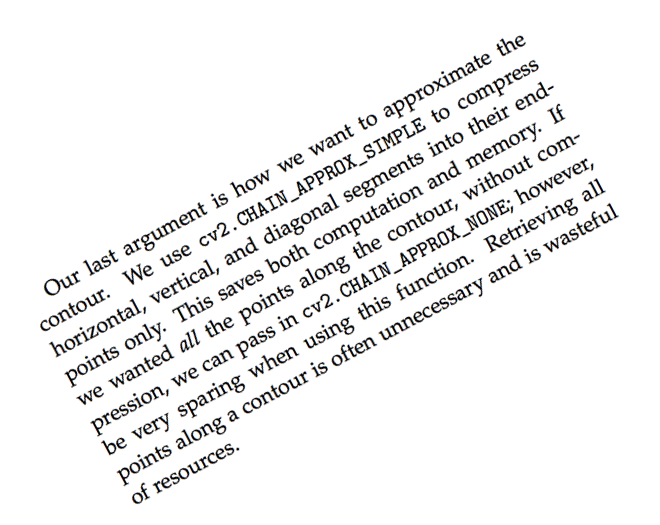
#> input picture trabalho3/images/neg_28.png, 660 x 525 px, found by its file name; its folder holds only this picture in this run
$ python alinhar.py images/neg_28.png images/neg_4.png images/pos_24.png   (older library calls are emulated)
#> lines starting #> are read from the running program, lines starting #| are printed output that depends on the picture; after the words box and inside, x2 and y2 are one past the last pixel; in counts of white or black regions, pixels touching at a corner belong together
from PIL import Image
import numpy as np
import cv2
import sys
import matplotlib.pyplot as plt

def carregar_imagem(nome):
    img = Image.open(f'images/{nome}').convert('L')
    img = np.array(img)
    return img


# [4 lines left out: function salvar_imagem, not called in this run]


def salvar_histograma_projecao(imagem_bin, modo, nome_hist):
    projecao = np.sum(imagem_bin, axis=1)
    plt.figure()
    plt.plot(projecao, color='black')
    plt.title(f'Projeção Horizontal - {nome_hist}')
    plt.xlabel('Linha (y)')
    plt.ylabel('Soma dos pixels')
    plt.tight_layout()
    plt.savefig(f'images/outputs/{modo}/{nome_hist}.png')
    plt.close()
    return


# [81 lines left out: functions salvar_linhas_hough, calcular_threshold_dinamico, encontrar_angulo_projecao, encontrar_angulo_hough, rotacionar, not called in this run]

def main():
    if len(sys.argv) != 4:
        print("Uso: python alinhar.py imagem_entrada.png modo imagem_saida.png")
        sys.exit(1)

    entrada = sys.argv[1]
    modo = sys.argv[2].lower()
    saida = sys.argv[3]

    nome_base = entrada.replace('.png', '')

    img_cinza = carregar_imagem(entrada)
    img_bin = np.where(img_cinza > 127, 255, 0).astype(np.uint8)
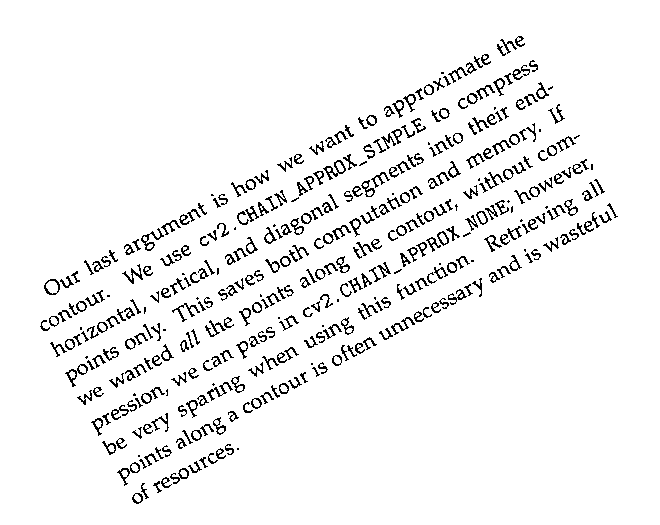
#> img_bin: shape (525, 660); 94.6% white; black in thin lines or dots, all inside (x1, y1, x2, y2) = (40, 36, 618, 504)
    img_bin_aux = img_bin.copy()

    salvar_histograma_projecao(img_bin, modo, f"{nome_base}_hist_original")
#> in salvar_histograma_projecao, `projecao = np.sum(imagem_bin, axis=1)`: projecao = 525 values, max 168300 at index 0, min 142035 at index 234, mean 159153.5
#> in salvar_histograma_projecao, `plt.savefig(f'images/outputs/{modo}/{nome_hist}.png')`:
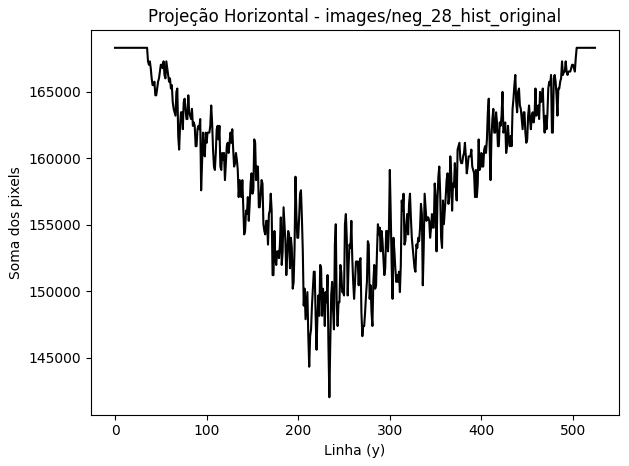
#> figure drawn by matplotlib, 1 panel; curve peaks at x = 0, y = 168300

    if modo == "projecao":
        angulo = encontrar_angulo_projecao(img_bin)
    elif modo == "hough":
        angulo = encontrar_angulo_hough(img_bin, modo, nome_base)
    else:
        print("Modo inválido. Use 'projecao' ou 'hough'.")
#> (the run stopped early here; a loop or call above may not have finished)

$ run again, on trabalho3/images/sample2.png
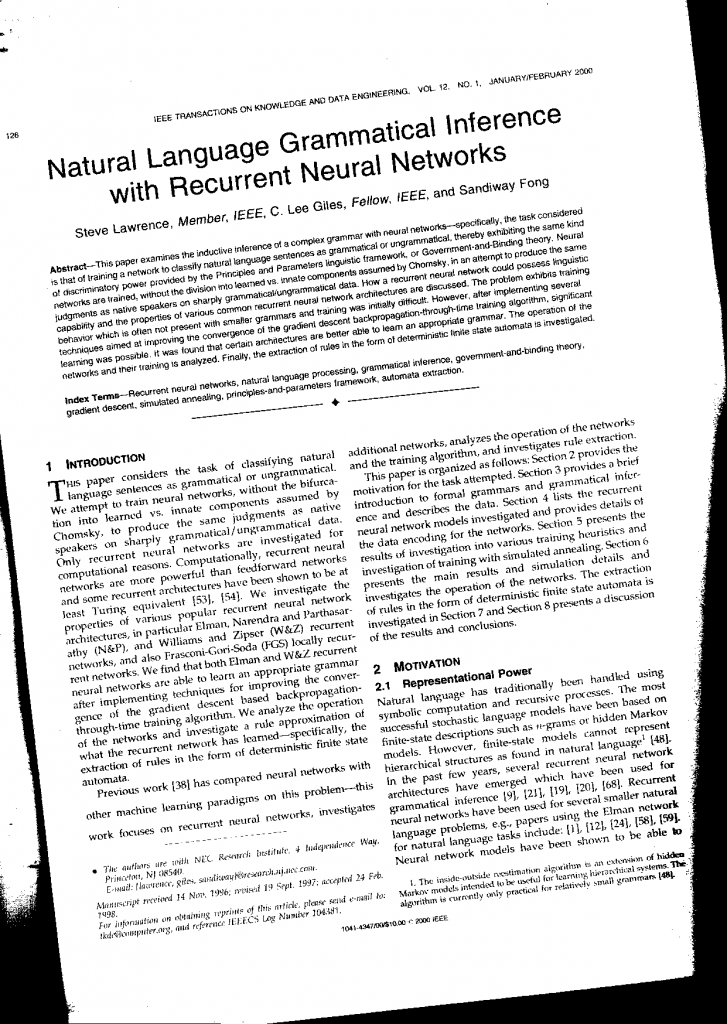
#> input picture trabalho3/images/sample2.png, 727 x 1024 px, found by its file name
#> in main, `img_bin = np.where(img_cinza > 127, 255, 0).astype(np.uint8)`:
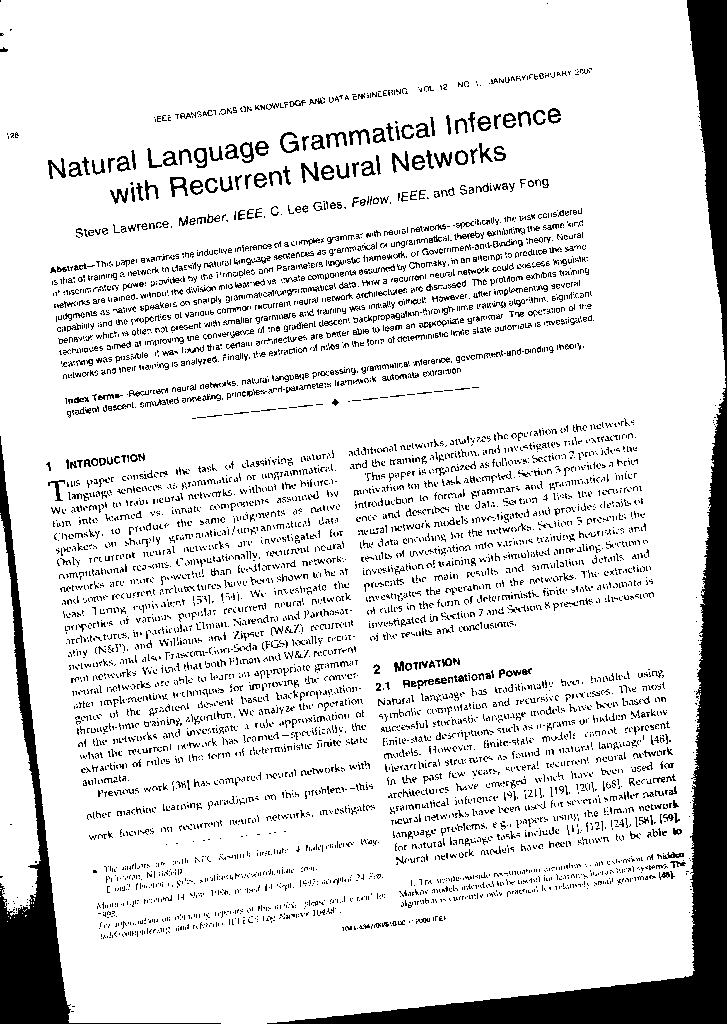
#> img_bin: shape (1024, 727); 86.3% white; 6320 black regions (5812 under 20 px), largest, box (x1, y1, x2, y2) and area: (267, 0, 727, 1024) 34233, (0, 436, 221, 1024) 11474, (301, 162, 319, 183) 163
#> projecao = 1024 values, max 182835 at index 419, min 11730 at index 1023, mean 160052.8
#> in salvar_histograma_projecao, `plt.savefig(f'images/outputs/{modo}/{nome_hist}.png')`:
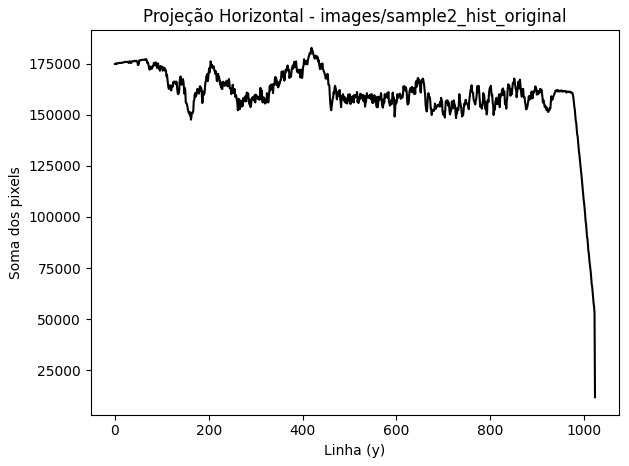
#> figure drawn by matplotlib, 1 panel; curve peaks at x = 419, y = 182835

$ run again, on trabalho3/images/neg_4.png
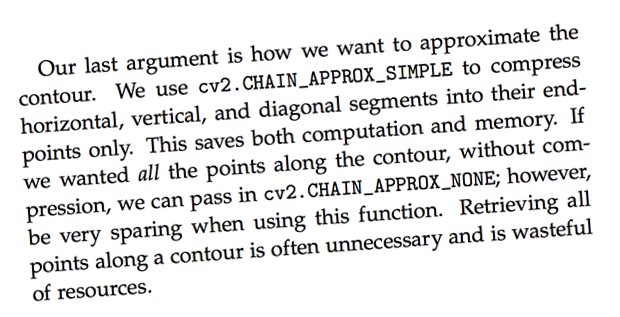
#> input picture trabalho3/images/neg_4.png, 620 x 317 px, found by its file name
#> in main, `img_bin = np.where(img_cinza > 127, 255, 0).astype(np.uint8)`:
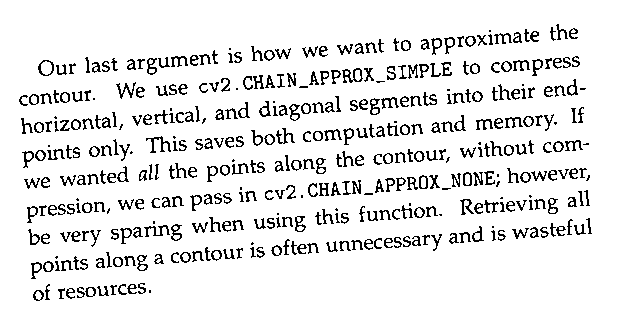
#> img_bin: shape (317, 620); 90.4% white; black in thin lines or dots, all inside (x1, y1, x2, y2) = (19, 24, 592, 301)
#> projecao = 317 values, max 158100 at index 0, min 124950 at index 177, mean 142853.1
#> in salvar_histograma_projecao, `plt.savefig(f'images/outputs/{modo}/{nome_hist}.png')`:
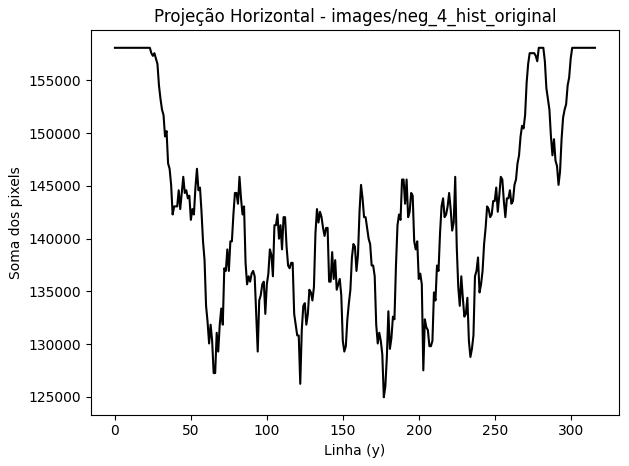
#> figure drawn by matplotlib, 1 panel; curve peaks at x = 0, y = 158100

$ run again, on trabalho3/images/pos_24.png
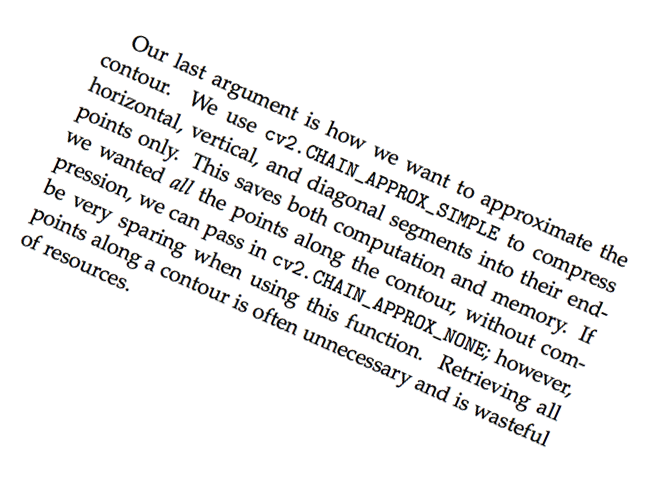
#> input picture trabalho3/images/pos_24.png, 662 x 495 px, found by its file name
#> in main, `img_bin = np.where(img_cinza > 127, 255, 0).astype(np.uint8)`:
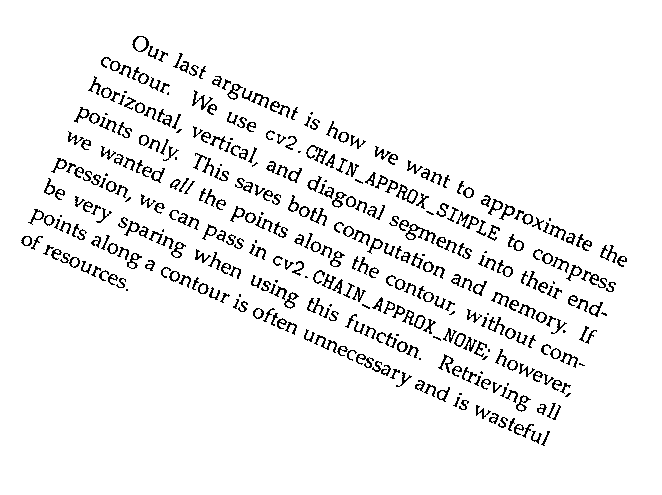
#> img_bin: shape (495, 662); 94.2% white; black in thin lines or dots, all inside (x1, y1, x2, y2) = (21, 36, 627, 446)
#> projecao = 495 values, max 168810 at index 0, min 141780 at index 239, mean 159082.9
#> in salvar_histograma_projecao, `plt.savefig(f'images/outputs/{modo}/{nome_hist}.png')`:
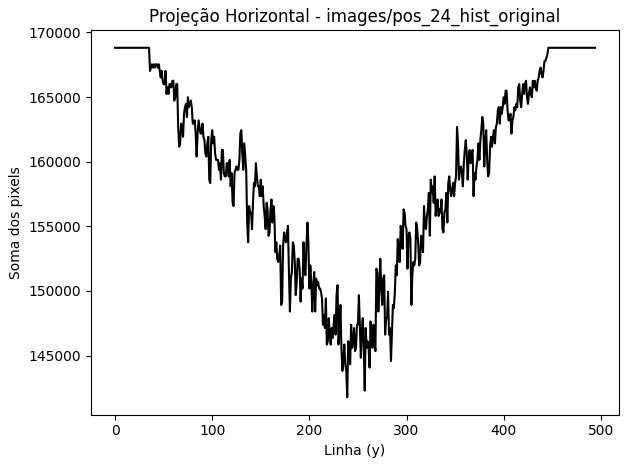
#> figure drawn by matplotlib, 1 panel; curve peaks at x = 0, y = 168810
